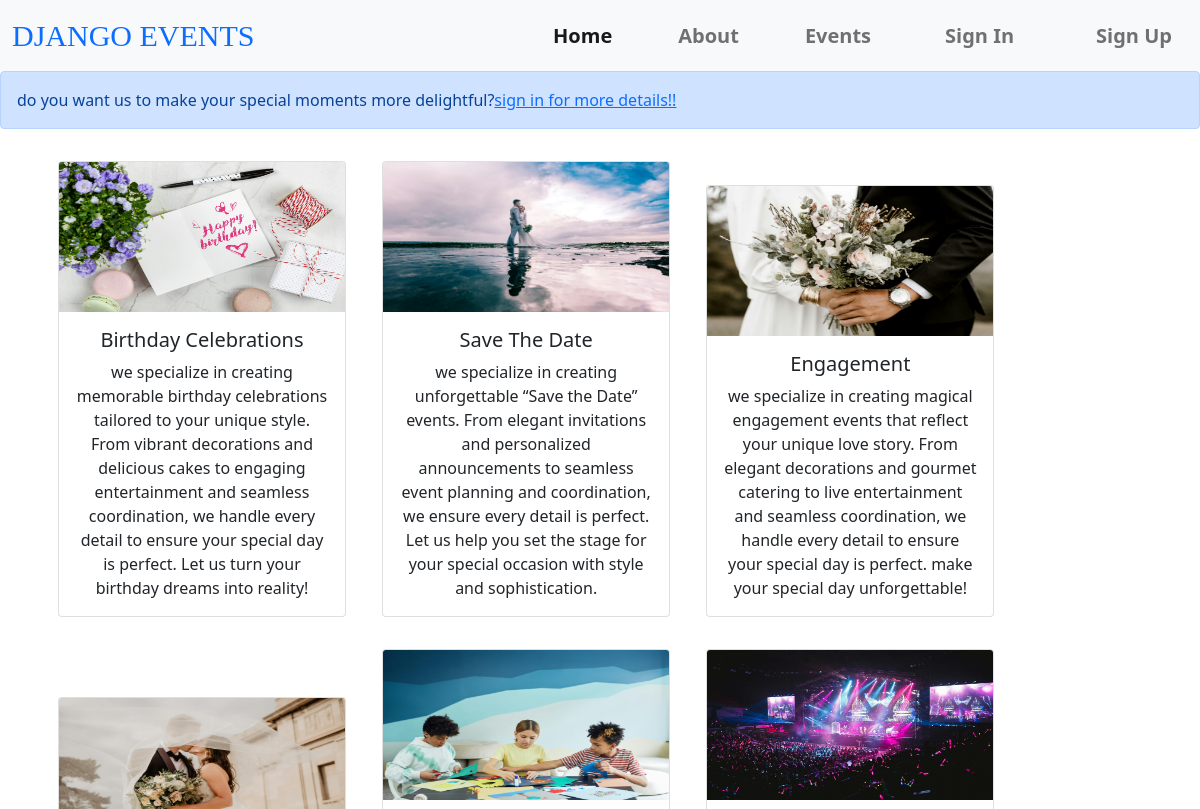
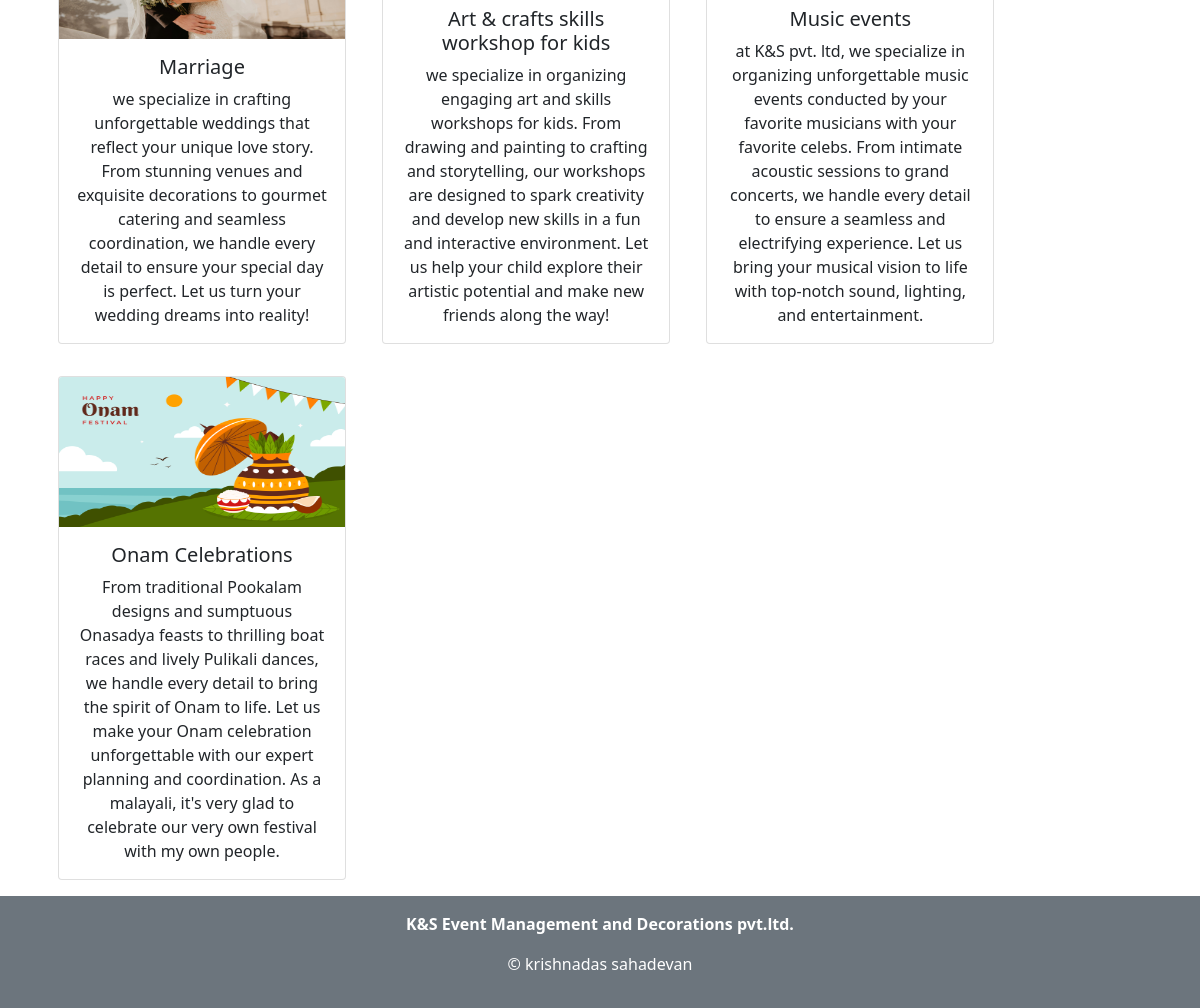
Screenshot of /events/ with the database file from the repository (2 pictures, top to bottom).
### eventapp/models.py (models this page shows, shortened)
class event(models.Model):
    img = models.ImageField(upload_to='uploads')
    name = models.CharField(max_length=50)
    desc = models.TextField()

### eventapp/views.py (the view)
# urls.py: path('events/', views.events, name='events'),
def events(request):
    dict_eve ={
        'eve':event.objects.all()
    }
    return render(request,'events.html',dict_eve)

### templates/events.html (shortened to what this page needs)
{% extends "base.html" %}
    {% block content %}
    <div class="alert alert-primary" role="alert">
      do you want us to make your special moments more delightful?<a href="{% url 'login' %}">sign in for more details!!</a>
    </div>
    <div class="container">
      {% for i in eve %}
    <div class="card text-center m-3" style="width: 18rem; display:inline-block;">
      <img src="{{i.img.url}}" class="card-img-top" alt="img" height="150px" width="200px">
      <div class="card-body">
        <h5 class="card-title">{{i.name}}</h5>
        <p class="card-text">{{i.desc}}</p>
      </div>
    </div>
    {% endfor %}
  </div>
    {% endblock content %}

### templates/base.html (shortened to what this page needs)
{% load static %}
<!doctype html>
<html lang="en">
  <head>
    <link href="https://cdn.jsdelivr.net/npm/bootstrap@5.0.2/dist/css/bootstrap.min.css" rel="stylesheet">
    <link rel="stylesheet" href="{% static 'css/base.css' %}">
    <link rel="stylesheet" href="https://cdn.jsdelivr.net/npm/bootstrap-icons@1.11.3/font/bootstrap-icons.min.css">
  </head>
  <body>
    <nav class="navbar navbar-expand-lg navbar-light bg-light">
        <div class="container-fluid">
          <a class="navbar-brand text-primary" href="{% url "index" %}">DJANGO EVENTS</a>
          <div class="collapse navbar-collapse" id="navbarNavAltMarkup">
            <div class="navbar-nav ms-auto" style="font-size:20px; font-weight: bold;">
              <a class="nav-link active" aria-current="page" href="{% url "index" %}">Home</a>
              <a class="nav-link" href="{% url "about" %}">About</a>
              <a class="nav-link" href="{% url "events" %}">Events</a>
              {% if user.is_authenticated %}
              <a class="nav-link" href="{% url "booking" %}">Booking</a>
              <a class="nav-link" href="{% url "contact" %}">Contact</a>
              <a class="nav-link px-3 text-dark fw-bold" href="{% url 'logout' %}">Sign Out</a>
              {% else %}
              <a class="nav-link px-3 fw-bold" href="{% url 'login' %}">Sign In</a>
              <a class="nav-link px-3 fw-bold" href="{% url 'signup' %}">Sign Up</a>
              {% endif %}
            </div>
          </div>
        </div>
      </nav>
      {% block content %}
      {% endblock content %}
      <footer class="bg-secondary text-white text-center py-3">
        <p class="fw-bold">K&S Event Management and Decorations pvt.ltd.</p>
        <p>&copy; krishnadas sahadevan </p>
      </footer>
  </body>
</html>

### static/css/base.css (style rules this page uses)
.navbar-brand { font-size: 15px; font-family: fantasy; font-stretch: extra-expanded; }

### templates/base.html (style rules this page uses)
.navbar-brand { font-size: 30px; font-family: fantasy; }
.nav-link { margin-left: 50px; }

### rows the page displays
event: img (picture), name "Birthday Celebrations", desc "we specialize in creating memorable birthday celebrations tailored to your unique style. From vibrant decorations and delicious cakes to engaging entertainment and seamless coordination, we handle every detail to ensure your special day is perfect. Let us turn your birthday dreams into reality!"
event: img (picture), name "Save The Date", desc "we specialize in creating unforgettable “Save the Date” events. From elegant invitations and personalized announcements to seamless event planning and coordination, we ensure every detail is perfect. Let us help you set the stage for your special occasion with style and sophistication."
event: img (picture), name "Engagement", desc "we specialize in creating magical engagement events that reflect your unique love story. From elegant decorations and gourmet catering to live entertainment and seamless coordination, we handle every detail to ensure your special day is perfect. make your special day unforgettable!"
event: img (picture), name "Marriage", desc "we specialize in crafting unforgettable weddings that reflect your unique love story. From stunning venues and exquisite decorations to gourmet catering and seamless coordination, we handle every detail to ensure your special day is perfect. Let us turn your wedding dreams into reality!"
event: img (picture), name "Art & crafts skills workshop for kids", desc "we specialize in organizing engaging art and skills workshops for kids. From drawing and painting to crafting and storytelling, our workshops are designed to spark creativity and develop new skills in a fun and interactive environment. Let us help your child explore their artistic potential and make new friends along the way!"
event: img (picture), name "Music events", desc "at K&S pvt. ltd, we specialize in organizing unforgettable music events conducted by your favorite musicians with your favorite celebs. From intimate acoustic sessions to grand concerts, we handle every detail to ensure a seamless and electrifying experience. Let us bring your musical vision to life with top-notch sound, lighting, and entertainment."
event: img (picture), name "Onam Celebrations", desc "From traditional Pookalam designs and sumptuous Onasadya feasts to thrilling boat races and lively Pulikali dances, we handle every detail to bring the spirit of Onam to life. Let us make your Onam celebration unforgettable with our expert planning and coordination. As a malayali, it's very glad to celebrate our very own festival with my own people."
